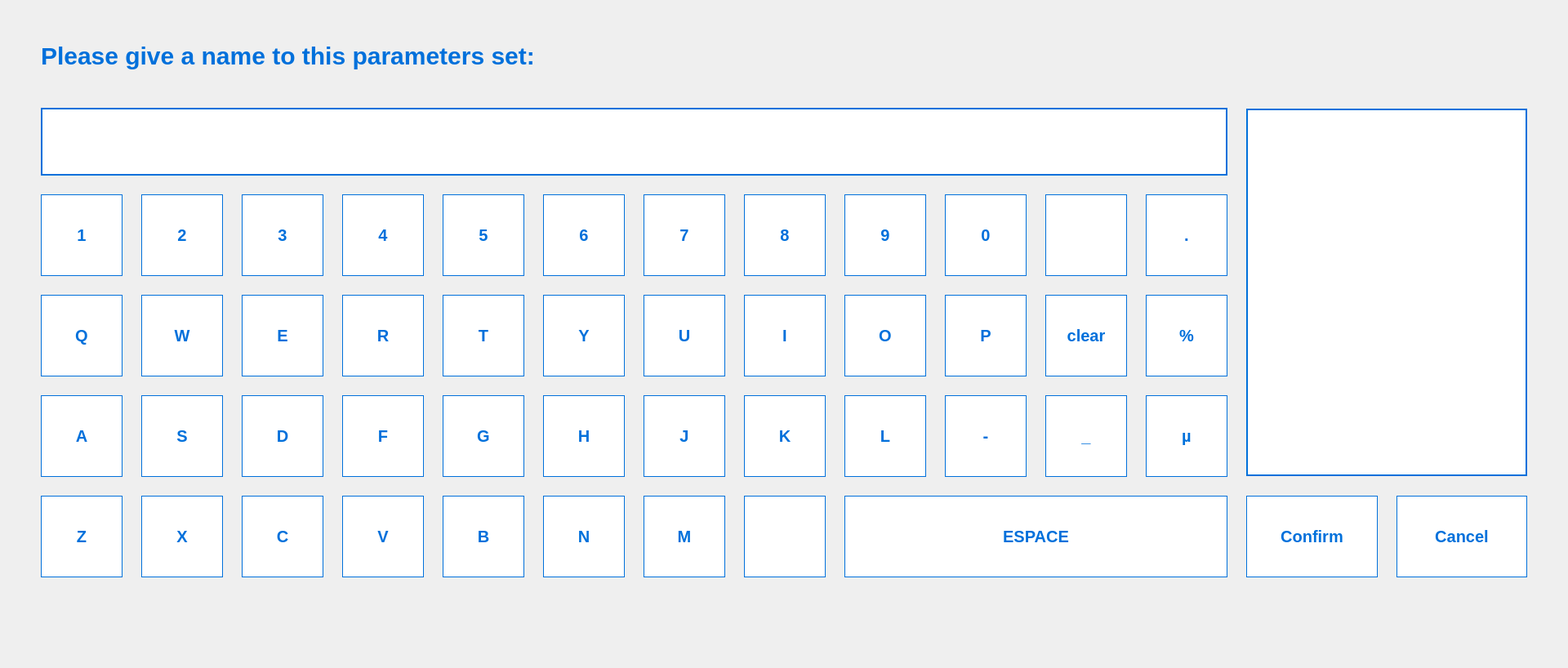
<?xml version="1.0" encoding="UTF-8"?>
<ui version="4.0">
 <class>SaveParametersView</class>
 <widget class="QWidget" name="SaveParametersView">
  <property name="geometry">
   <rect>
    <x>0</x>
    <y>0</y>
    <width>1920</width>
    <height>818</height>
   </rect>
  </property>
  <property name="minimumSize">
   <size>
    <width>1920</width>
    <height>818</height>
   </size>
  </property>
  <property name="maximumSize">
   <size>
    <width>1920</width>
    <height>818</height>
   </size>
  </property>
  <property name="styleSheet">
   <string notr="true">QPushButton {
border: 1px solid #0070DB;
background-color: #ffffff;
color: #0070DB;
font: 20px;
font-weight: 700;
font-family: arial;

}
</string>
  </property>
  <layout class="QVBoxLayout" name="verticalLayout">
   <property name="leftMargin">
    <number>50</number>
   </property>
   <property name="rightMargin">
    <number>50</number>
   </property>
   <item>
    <spacer name="verticalSpacer">
     <property name="orientation">
      <enum>Qt::Orientation::Vertical</enum>
     </property>
     <property name="sizeType">
      <enum>QSizePolicy::Policy::Fixed</enum>
     </property>
     <property name="sizeHint" stdset="0">
      <size>
       <width>20</width>
       <height>40</height>
      </size>
     </property>
    </spacer>
   </item>
   <item>
    <widget class="QLabel" name="label">
     <property name="maximumSize">
      <size>
       <width>16777215</width>
       <height>35</height>
      </size>
     </property>
     <property name="styleSheet">
      <string notr="true">color: #0070DB;
font-weight: 700;
font-family: arial;
border: 0px solid;
font-size: 30px;</string>
     </property>
     <property name="text">
      <string>Please give a name to this parameters set:</string>
     </property>
     <property name="alignment">
      <set>Qt::AlignmentFlag::AlignLeading|Qt::AlignmentFlag::AlignLeft|Qt::AlignmentFlag::AlignVCenter</set>
     </property>
    </widget>
   </item>
   <item>
    <spacer name="verticalSpacer_2">
     <property name="orientation">
      <enum>Qt::Orientation::Vertical</enum>
     </property>
     <property name="sizeType">
      <enum>QSizePolicy::Policy::Maximum</enum>
     </property>
     <property name="sizeHint" stdset="0">
      <size>
       <width>20</width>
       <height>40</height>
      </size>
     </property>
    </spacer>
   </item>
   <item>
    <layout class="QGridLayout" name="gridLayout">
     <property name="sizeConstraint">
      <enum>QLayout::SizeConstraint::SetDefaultConstraint</enum>
     </property>
     <property name="spacing">
      <number>23</number>
     </property>
     <item row="5" column="6">
      <widget class="QPushButton" name="btnM">
       <property name="sizePolicy">
        <sizepolicy hsizetype="Fixed" vsizetype="Fixed">
         <horstretch>0</horstretch>
         <verstretch>0</verstretch>
        </sizepolicy>
       </property>
       <property name="minimumSize">
        <size>
         <width>100</width>
         <height>100</height>
        </size>
       </property>
       <property name="focusPolicy">
        <enum>Qt::FocusPolicy::NoFocus</enum>
       </property>
       <property name="text">
        <string>M</string>
       </property>
      </widget>
     </item>
     <item row="2" column="4">
      <widget class="QPushButton" name="btnT">
       <property name="sizePolicy">
        <sizepolicy hsizetype="Fixed" vsizetype="Fixed">
         <horstretch>0</horstretch>
         <verstretch>0</verstretch>
        </sizepolicy>
       </property>
       <property name="minimumSize">
        <size>
         <width>100</width>
         <height>100</height>
        </size>
       </property>
       <property name="focusPolicy">
        <enum>Qt::FocusPolicy::NoFocus</enum>
       </property>
       <property name="text">
        <string>T</string>
       </property>
      </widget>
     </item>
     <item row="3" column="4">
      <widget class="QPushButton" name="btnG">
       <property name="sizePolicy">
        <sizepolicy hsizetype="Fixed" vsizetype="Fixed">
         <horstretch>0</horstretch>
         <verstretch>0</verstretch>
        </sizepolicy>
       </property>
       <property name="minimumSize">
        <size>
         <width>100</width>
         <height>100</height>
        </size>
       </property>
       <property name="focusPolicy">
        <enum>Qt::FocusPolicy::NoFocus</enum>
       </property>
       <property name="text">
        <string>G</string>
       </property>
      </widget>
     </item>
     <item row="1" column="0">
      <widget class="QPushButton" name="btn1">
       <property name="sizePolicy">
        <sizepolicy hsizetype="Fixed" vsizetype="Fixed">
         <horstretch>0</horstretch>
         <verstretch>0</verstretch>
        </sizepolicy>
       </property>
       <property name="minimumSize">
        <size>
         <width>100</width>
         <height>100</height>
        </size>
       </property>
       <property name="focusPolicy">
        <enum>Qt::FocusPolicy::NoFocus</enum>
       </property>
       <property name="text">
        <string>1</string>
       </property>
      </widget>
     </item>
     <item row="1" column="6">
      <widget class="QPushButton" name="btn7">
       <property name="sizePolicy">
        <sizepolicy hsizetype="Fixed" vsizetype="Fixed">
         <horstretch>0</horstretch>
         <verstretch>0</verstretch>
        </sizepolicy>
       </property>
       <property name="minimumSize">
        <size>
         <width>100</width>
         <height>100</height>
        </size>
       </property>
       <property name="focusPolicy">
        <enum>Qt::FocusPolicy::NoFocus</enum>
       </property>
       <property name="text">
        <string>7</string>
       </property>
      </widget>
     </item>
     <item row="3" column="6">
      <widget class="QPushButton" name="btnJ">
       <property name="sizePolicy">
        <sizepolicy hsizetype="Fixed" vsizetype="Fixed">
         <horstretch>0</horstretch>
         <verstretch>0</verstretch>
        </sizepolicy>
       </property>
       <property name="minimumSize">
        <size>
         <width>100</width>
         <height>100</height>
        </size>
       </property>
       <property name="focusPolicy">
        <enum>Qt::FocusPolicy::NoFocus</enum>
       </property>
       <property name="text">
        <string>J</string>
       </property>
      </widget>
     </item>
     <item row="1" column="11">
      <widget class="QPushButton" name="btnPoint">
       <property name="sizePolicy">
        <sizepolicy hsizetype="Fixed" vsizetype="Fixed">
         <horstretch>0</horstretch>
         <verstretch>0</verstretch>
        </sizepolicy>
       </property>
       <property name="minimumSize">
        <size>
         <width>100</width>
         <height>100</height>
        </size>
       </property>
       <property name="text">
        <string>.</string>
       </property>
      </widget>
     </item>
     <item row="5" column="2">
      <widget class="QPushButton" name="btnC">
       <property name="sizePolicy">
        <sizepolicy hsizetype="Fixed" vsizetype="Fixed">
         <horstretch>0</horstretch>
         <verstretch>0</verstretch>
        </sizepolicy>
       </property>
       <property name="minimumSize">
        <size>
         <width>100</width>
         <height>100</height>
        </size>
       </property>
       <property name="focusPolicy">
        <enum>Qt::FocusPolicy::NoFocus</enum>
       </property>
       <property name="text">
        <string>C</string>
       </property>
      </widget>
     </item>
     <item row="1" column="4">
      <widget class="QPushButton" name="btn5">
       <property name="sizePolicy">
        <sizepolicy hsizetype="Fixed" vsizetype="Fixed">
         <horstretch>0</horstretch>
         <verstretch>0</verstretch>
        </sizepolicy>
       </property>
       <property name="minimumSize">
        <size>
         <width>100</width>
         <height>100</height>
        </size>
       </property>
       <property name="focusPolicy">
        <enum>Qt::FocusPolicy::NoFocus</enum>
       </property>
       <property name="text">
        <string>5</string>
       </property>
      </widget>
     </item>
     <item row="3" column="7">
      <widget class="QPushButton" name="btnK">
       <property name="sizePolicy">
        <sizepolicy hsizetype="Fixed" vsizetype="Fixed">
         <horstretch>0</horstretch>
         <verstretch>0</verstretch>
        </sizepolicy>
       </property>
       <property name="minimumSize">
        <size>
         <width>100</width>
         <height>100</height>
        </size>
       </property>
       <property name="focusPolicy">
        <enum>Qt::FocusPolicy::NoFocus</enum>
       </property>
       <property name="text">
        <string>K</string>
       </property>
      </widget>
     </item>
     <item row="1" column="3">
      <widget class="QPushButton" name="btn4">
       <property name="sizePolicy">
        <sizepolicy hsizetype="Fixed" vsizetype="Fixed">
         <horstretch>0</horstretch>
         <verstretch>0</verstretch>
        </sizepolicy>
       </property>
       <property name="minimumSize">
        <size>
         <width>100</width>
         <height>100</height>
        </size>
       </property>
       <property name="focusPolicy">
        <enum>Qt::FocusPolicy::NoFocus</enum>
       </property>
       <property name="text">
        <string>4</string>
       </property>
      </widget>
     </item>
     <item row="1" column="2">
      <widget class="QPushButton" name="btn3">
       <property name="sizePolicy">
        <sizepolicy hsizetype="Fixed" vsizetype="Fixed">
         <horstretch>0</horstretch>
         <verstretch>0</verstretch>
        </sizepolicy>
       </property>
       <property name="minimumSize">
        <size>
         <width>100</width>
         <height>100</height>
        </size>
       </property>
       <property name="focusPolicy">
        <enum>Qt::FocusPolicy::NoFocus</enum>
       </property>
       <property name="text">
        <string>3</string>
       </property>
      </widget>
     </item>
     <item row="1" column="8">
      <widget class="QPushButton" name="btn9">
       <property name="sizePolicy">
        <sizepolicy hsizetype="Fixed" vsizetype="Fixed">
         <horstretch>0</horstretch>
         <verstretch>0</verstretch>
        </sizepolicy>
       </property>
       <property name="minimumSize">
        <size>
         <width>100</width>
         <height>100</height>
        </size>
       </property>
       <property name="focusPolicy">
        <enum>Qt::FocusPolicy::NoFocus</enum>
       </property>
       <property name="text">
        <string>9</string>
       </property>
      </widget>
     </item>
     <item row="2" column="2">
      <widget class="QPushButton" name="btnE">
       <property name="sizePolicy">
        <sizepolicy hsizetype="Fixed" vsizetype="Fixed">
         <horstretch>0</horstretch>
         <verstretch>0</verstretch>
        </sizepolicy>
       </property>
       <property name="minimumSize">
        <size>
         <width>100</width>
         <height>100</height>
        </size>
       </property>
       <property name="focusPolicy">
        <enum>Qt::FocusPolicy::NoFocus</enum>
       </property>
       <property name="text">
        <string>E</string>
       </property>
      </widget>
     </item>
     <item row="3" column="1">
      <widget class="QPushButton" name="btnS">
       <property name="sizePolicy">
        <sizepolicy hsizetype="Fixed" vsizetype="Fixed">
         <horstretch>0</horstretch>
         <verstretch>0</verstretch>
        </sizepolicy>
       </property>
       <property name="minimumSize">
        <size>
         <width>100</width>
         <height>100</height>
        </size>
       </property>
       <property name="focusPolicy">
        <enum>Qt::FocusPolicy::NoFocus</enum>
       </property>
       <property name="text">
        <string>S</string>
       </property>
      </widget>
     </item>
     <item row="5" column="4">
      <widget class="QPushButton" name="btnB">
       <property name="sizePolicy">
        <sizepolicy hsizetype="Fixed" vsizetype="Fixed">
         <horstretch>0</horstretch>
         <verstretch>0</verstretch>
        </sizepolicy>
       </property>
       <property name="minimumSize">
        <size>
         <width>100</width>
         <height>100</height>
        </size>
       </property>
       <property name="focusPolicy">
        <enum>Qt::FocusPolicy::NoFocus</enum>
       </property>
       <property name="text">
        <string>B</string>
       </property>
      </widget>
     </item>
     <item row="2" column="1">
      <widget class="QPushButton" name="btnW">
       <property name="sizePolicy">
        <sizepolicy hsizetype="Fixed" vsizetype="Fixed">
         <horstretch>0</horstretch>
         <verstretch>0</verstretch>
        </sizepolicy>
       </property>
       <property name="minimumSize">
        <size>
         <width>100</width>
         <height>100</height>
        </size>
       </property>
       <property name="focusPolicy">
        <enum>Qt::FocusPolicy::NoFocus</enum>
       </property>
       <property name="text">
        <string>W</string>
       </property>
      </widget>
     </item>
     <item row="5" column="8" colspan="4">
      <widget class="QPushButton" name="btnEspace">
       <property name="minimumSize">
        <size>
         <width>100</width>
         <height>100</height>
        </size>
       </property>
       <property name="focusPolicy">
        <enum>Qt::FocusPolicy::NoFocus</enum>
       </property>
       <property name="text">
        <string>ESPACE</string>
       </property>
      </widget>
     </item>
     <item row="2" column="8">
      <widget class="QPushButton" name="btnO">
       <property name="sizePolicy">
        <sizepolicy hsizetype="Fixed" vsizetype="Fixed">
         <horstretch>0</horstretch>
         <verstretch>0</verstretch>
        </sizepolicy>
       </property>
       <property name="minimumSize">
        <size>
         <width>100</width>
         <height>100</height>
        </size>
       </property>
       <property name="focusPolicy">
        <enum>Qt::FocusPolicy::NoFocus</enum>
       </property>
       <property name="text">
        <string>O</string>
       </property>
      </widget>
     </item>
     <item row="2" column="10">
      <widget class="QPushButton" name="btnClear">
       <property name="sizePolicy">
        <sizepolicy hsizetype="Fixed" vsizetype="Fixed">
         <horstretch>0</horstretch>
         <verstretch>0</verstretch>
        </sizepolicy>
       </property>
       <property name="minimumSize">
        <size>
         <width>100</width>
         <height>100</height>
        </size>
       </property>
       <property name="focusPolicy">
        <enum>Qt::FocusPolicy::NoFocus</enum>
       </property>
       <property name="text">
        <string>clear</string>
       </property>
      </widget>
     </item>
     <item row="2" column="6">
      <widget class="QPushButton" name="btnU">
       <property name="sizePolicy">
        <sizepolicy hsizetype="Fixed" vsizetype="Fixed">
         <horstretch>0</horstretch>
         <verstretch>0</verstretch>
        </sizepolicy>
       </property>
       <property name="minimumSize">
        <size>
         <width>100</width>
         <height>100</height>
        </size>
       </property>
       <property name="focusPolicy">
        <enum>Qt::FocusPolicy::NoFocus</enum>
       </property>
       <property name="text">
        <string>U</string>
       </property>
      </widget>
     </item>
     <item row="1" column="1">
      <widget class="QPushButton" name="btn2">
       <property name="sizePolicy">
        <sizepolicy hsizetype="Fixed" vsizetype="Fixed">
         <horstretch>0</horstretch>
         <verstretch>0</verstretch>
        </sizepolicy>
       </property>
       <property name="minimumSize">
        <size>
         <width>100</width>
         <height>100</height>
        </size>
       </property>
       <property name="focusPolicy">
        <enum>Qt::FocusPolicy::NoFocus</enum>
       </property>
       <property name="text">
        <string>2</string>
       </property>
      </widget>
     </item>
     <item row="2" column="0">
      <widget class="QPushButton" name="btnQ">
       <property name="sizePolicy">
        <sizepolicy hsizetype="Fixed" vsizetype="Fixed">
         <horstretch>0</horstretch>
         <verstretch>0</verstretch>
        </sizepolicy>
       </property>
       <property name="minimumSize">
        <size>
         <width>100</width>
         <height>100</height>
        </size>
       </property>
       <property name="focusPolicy">
        <enum>Qt::FocusPolicy::NoFocus</enum>
       </property>
       <property name="text">
        <string>Q</string>
       </property>
      </widget>
     </item>
     <item row="3" column="11">
      <widget class="QPushButton" name="pushButton_3">
       <property name="sizePolicy">
        <sizepolicy hsizetype="Fixed" vsizetype="Fixed">
         <horstretch>0</horstretch>
         <verstretch>0</verstretch>
        </sizepolicy>
       </property>
       <property name="minimumSize">
        <size>
         <width>100</width>
         <height>100</height>
        </size>
       </property>
       <property name="text">
        <string>µ</string>
       </property>
      </widget>
     </item>
     <item row="2" column="3">
      <widget class="QPushButton" name="btnR">
       <property name="sizePolicy">
        <sizepolicy hsizetype="Fixed" vsizetype="Fixed">
         <horstretch>0</horstretch>
         <verstretch>0</verstretch>
        </sizepolicy>
       </property>
       <property name="minimumSize">
        <size>
         <width>100</width>
         <height>100</height>
        </size>
       </property>
       <property name="focusPolicy">
        <enum>Qt::FocusPolicy::NoFocus</enum>
       </property>
       <property name="text">
        <string>R</string>
       </property>
      </widget>
     </item>
     <item row="3" column="3">
      <widget class="QPushButton" name="btnF">
       <property name="sizePolicy">
        <sizepolicy hsizetype="Fixed" vsizetype="Fixed">
         <horstretch>0</horstretch>
         <verstretch>0</verstretch>
        </sizepolicy>
       </property>
       <property name="minimumSize">
        <size>
         <width>100</width>
         <height>100</height>
        </size>
       </property>
       <property name="focusPolicy">
        <enum>Qt::FocusPolicy::NoFocus</enum>
       </property>
       <property name="text">
        <string>F</string>
       </property>
      </widget>
     </item>
     <item row="3" column="10">
      <widget class="QPushButton" name="btnUnderscore">
       <property name="sizePolicy">
        <sizepolicy hsizetype="Fixed" vsizetype="Fixed">
         <horstretch>0</horstretch>
         <verstretch>0</verstretch>
        </sizepolicy>
       </property>
       <property name="minimumSize">
        <size>
         <width>100</width>
         <height>100</height>
        </size>
       </property>
       <property name="focusPolicy">
        <enum>Qt::FocusPolicy::NoFocus</enum>
       </property>
       <property name="text">
        <string>_</string>
       </property>
      </widget>
     </item>
     <item row="1" column="7">
      <widget class="QPushButton" name="btn8">
       <property name="sizePolicy">
        <sizepolicy hsizetype="Fixed" vsizetype="Fixed">
         <horstretch>0</horstretch>
         <verstretch>0</verstretch>
        </sizepolicy>
       </property>
       <property name="minimumSize">
        <size>
         <width>100</width>
         <height>100</height>
        </size>
       </property>
       <property name="focusPolicy">
        <enum>Qt::FocusPolicy::NoFocus</enum>
       </property>
       <property name="text">
        <string>8</string>
       </property>
      </widget>
     </item>
     <item row="5" column="5">
      <widget class="QPushButton" name="btnN">
       <property name="sizePolicy">
        <sizepolicy hsizetype="Fixed" vsizetype="Fixed">
         <horstretch>0</horstretch>
         <verstretch>0</verstretch>
        </sizepolicy>
       </property>
       <property name="minimumSize">
        <size>
         <width>100</width>
         <height>100</height>
        </size>
       </property>
       <property name="focusPolicy">
        <enum>Qt::FocusPolicy::NoFocus</enum>
       </property>
       <property name="text">
        <string>N</string>
       </property>
      </widget>
     </item>
     <item row="2" column="11">
      <widget class="QPushButton" name="pushButton_2">
       <property name="sizePolicy">
        <sizepolicy hsizetype="Fixed" vsizetype="Fixed">
         <horstretch>0</horstretch>
         <verstretch>0</verstretch>
        </sizepolicy>
       </property>
       <property name="minimumSize">
        <size>
         <width>100</width>
         <height>100</height>
        </size>
       </property>
       <property name="text">
        <string>%</string>
       </property>
      </widget>
     </item>
     <item row="2" column="7">
      <widget class="QPushButton" name="btnI">
       <property name="sizePolicy">
        <sizepolicy hsizetype="Fixed" vsizetype="Fixed">
         <horstretch>0</horstretch>
         <verstretch>0</verstretch>
        </sizepolicy>
       </property>
       <property name="minimumSize">
        <size>
         <width>100</width>
         <height>100</height>
        </size>
       </property>
       <property name="focusPolicy">
        <enum>Qt::FocusPolicy::NoFocus</enum>
       </property>
       <property name="text">
        <string>I</string>
       </property>
      </widget>
     </item>
     <item row="3" column="2">
      <widget class="QPushButton" name="btnD">
       <property name="sizePolicy">
        <sizepolicy hsizetype="Fixed" vsizetype="Fixed">
         <horstretch>0</horstretch>
         <verstretch>0</verstretch>
        </sizepolicy>
       </property>
       <property name="minimumSize">
        <size>
         <width>100</width>
         <height>100</height>
        </size>
       </property>
       <property name="focusPolicy">
        <enum>Qt::FocusPolicy::NoFocus</enum>
       </property>
       <property name="text">
        <string>D</string>
       </property>
      </widget>
     </item>
     <item row="3" column="9">
      <widget class="QPushButton" name="btnMinus">
       <property name="sizePolicy">
        <sizepolicy hsizetype="Fixed" vsizetype="Fixed">
         <horstretch>0</horstretch>
         <verstretch>0</verstretch>
        </sizepolicy>
       </property>
       <property name="minimumSize">
        <size>
         <width>100</width>
         <height>100</height>
        </size>
       </property>
       <property name="focusPolicy">
        <enum>Qt::FocusPolicy::NoFocus</enum>
       </property>
       <property name="text">
        <string>-</string>
       </property>
      </widget>
     </item>
     <item row="3" column="5">
      <widget class="QPushButton" name="btnH">
       <property name="sizePolicy">
        <sizepolicy hsizetype="Fixed" vsizetype="Fixed">
         <horstretch>0</horstretch>
         <verstretch>0</verstretch>
        </sizepolicy>
       </property>
       <property name="minimumSize">
        <size>
         <width>100</width>
         <height>100</height>
        </size>
       </property>
       <property name="focusPolicy">
        <enum>Qt::FocusPolicy::NoFocus</enum>
       </property>
       <property name="text">
        <string>H</string>
       </property>
      </widget>
     </item>
     <item row="5" column="7">
      <widget class="QPushButton" name="btnShift">
       <property name="sizePolicy">
        <sizepolicy hsizetype="Fixed" vsizetype="Fixed">
         <horstretch>0</horstretch>
         <verstretch>0</verstretch>
        </sizepolicy>
       </property>
       <property name="minimumSize">
        <size>
         <width>100</width>
         <height>100</height>
        </size>
       </property>
       <property name="focusPolicy">
        <enum>Qt::FocusPolicy::NoFocus</enum>
       </property>
       <property name="text">
        <string/>
       </property>
       <property name="icon">
        <iconset resource="../../resources.qrc">
         <normaloff>:/icons/btnShift.svg</normaloff>:/icons/btnShift.svg</iconset>
       </property>
       <property name="iconSize">
        <size>
         <width>50</width>
         <height>50</height>
        </size>
       </property>
      </widget>
     </item>
     <item row="3" column="8">
      <widget class="QPushButton" name="btnL">
       <property name="sizePolicy">
        <sizepolicy hsizetype="Fixed" vsizetype="Fixed">
         <horstretch>0</horstretch>
         <verstretch>0</verstretch>
        </sizepolicy>
       </property>
       <property name="minimumSize">
        <size>
         <width>100</width>
         <height>100</height>
        </size>
       </property>
       <property name="focusPolicy">
        <enum>Qt::FocusPolicy::NoFocus</enum>
       </property>
       <property name="text">
        <string>L</string>
       </property>
      </widget>
     </item>
     <item row="1" column="10">
      <widget class="QPushButton" name="btnBackspace">
       <property name="sizePolicy">
        <sizepolicy hsizetype="Fixed" vsizetype="Fixed">
         <horstretch>0</horstretch>
         <verstretch>0</verstretch>
        </sizepolicy>
       </property>
       <property name="minimumSize">
        <size>
         <width>100</width>
         <height>100</height>
        </size>
       </property>
       <property name="focusPolicy">
        <enum>Qt::FocusPolicy::NoFocus</enum>
       </property>
       <property name="text">
        <string/>
       </property>
       <property name="icon">
        <iconset resource="../../resources.qrc">
         <normaloff>:/icons/btnBackspace.svg</normaloff>:/icons/btnBackspace.svg</iconset>
       </property>
       <property name="iconSize">
        <size>
         <width>50</width>
         <height>50</height>
        </size>
       </property>
      </widget>
     </item>
     <item row="5" column="1">
      <widget class="QPushButton" name="btnX">
       <property name="sizePolicy">
        <sizepolicy hsizetype="Fixed" vsizetype="Fixed">
         <horstretch>0</horstretch>
         <verstretch>0</verstretch>
        </sizepolicy>
       </property>
       <property name="minimumSize">
        <size>
         <width>100</width>
         <height>100</height>
        </size>
       </property>
       <property name="focusPolicy">
        <enum>Qt::FocusPolicy::NoFocus</enum>
       </property>
       <property name="text">
        <string>X</string>
       </property>
      </widget>
     </item>
     <item row="2" column="9">
      <widget class="QPushButton" name="btnP">
       <property name="sizePolicy">
        <sizepolicy hsizetype="Fixed" vsizetype="Fixed">
         <horstretch>0</horstretch>
         <verstretch>0</verstretch>
        </sizepolicy>
       </property>
       <property name="minimumSize">
        <size>
         <width>100</width>
         <height>100</height>
        </size>
       </property>
       <property name="focusPolicy">
        <enum>Qt::FocusPolicy::NoFocus</enum>
       </property>
       <property name="text">
        <string>P</string>
       </property>
      </widget>
     </item>
     <item row="5" column="0">
      <widget class="QPushButton" name="btnZ">
       <property name="sizePolicy">
        <sizepolicy hsizetype="Fixed" vsizetype="Fixed">
         <horstretch>0</horstretch>
         <verstretch>0</verstretch>
        </sizepolicy>
       </property>
       <property name="minimumSize">
        <size>
         <width>100</width>
         <height>100</height>
        </size>
       </property>
       <property name="focusPolicy">
        <enum>Qt::FocusPolicy::NoFocus</enum>
       </property>
       <property name="text">
        <string>Z</string>
       </property>
      </widget>
     </item>
     <item row="1" column="5">
      <widget class="QPushButton" name="btn6">
       <property name="sizePolicy">
        <sizepolicy hsizetype="Fixed" vsizetype="Fixed">
         <horstretch>0</horstretch>
         <verstretch>0</verstretch>
        </sizepolicy>
       </property>
       <property name="minimumSize">
        <size>
         <width>100</width>
         <height>100</height>
        </size>
       </property>
       <property name="focusPolicy">
        <enum>Qt::FocusPolicy::NoFocus</enum>
       </property>
       <property name="text">
        <string>6</string>
       </property>
      </widget>
     </item>
     <item row="5" column="13">
      <widget class="QPushButton" name="btnCancel">
       <property name="minimumSize">
        <size>
         <width>0</width>
         <height>100</height>
        </size>
       </property>
       <property name="text">
        <string>Cancel</string>
       </property>
      </widget>
     </item>
     <item row="0" column="0" colspan="12">
      <widget class="QLineEdit" name="lineEdit">
       <property name="sizePolicy">
        <sizepolicy hsizetype="Expanding" vsizetype="Expanding">
         <horstretch>0</horstretch>
         <verstretch>0</verstretch>
        </sizepolicy>
       </property>
       <property name="minimumSize">
        <size>
         <width>0</width>
         <height>0</height>
        </size>
       </property>
       <property name="maximumSize">
        <size>
         <width>16777215</width>
         <height>100</height>
        </size>
       </property>
       <property name="styleSheet">
        <string notr="true">border: 2px solid #0070DB;
text-align: left;
font: normal normal bold 25px/29px Arial;
letter-spacing: 0px;
color: #E85420;</string>
       </property>
      </widget>
     </item>
     <item row="3" column="0">
      <widget class="QPushButton" name="btnA">
       <property name="sizePolicy">
        <sizepolicy hsizetype="Fixed" vsizetype="Fixed">
         <horstretch>0</horstretch>
         <verstretch>0</verstretch>
        </sizepolicy>
       </property>
       <property name="minimumSize">
        <size>
         <width>100</width>
         <height>100</height>
        </size>
       </property>
       <property name="focusPolicy">
        <enum>Qt::FocusPolicy::NoFocus</enum>
       </property>
       <property name="text">
        <string>A</string>
       </property>
      </widget>
     </item>
     <item row="5" column="12">
      <widget class="QPushButton" name="btnConfirm">
       <property name="minimumSize">
        <size>
         <width>0</width>
         <height>100</height>
        </size>
       </property>
       <property name="text">
        <string>Confirm</string>
       </property>
      </widget>
     </item>
     <item row="2" column="5">
      <widget class="QPushButton" name="btnY">
       <property name="sizePolicy">
        <sizepolicy hsizetype="Fixed" vsizetype="Fixed">
         <horstretch>0</horstretch>
         <verstretch>0</verstretch>
        </sizepolicy>
       </property>
       <property name="minimumSize">
        <size>
         <width>100</width>
         <height>100</height>
        </size>
       </property>
       <property name="focusPolicy">
        <enum>Qt::FocusPolicy::NoFocus</enum>
       </property>
       <property name="text">
        <string>Y</string>
       </property>
      </widget>
     </item>
     <item row="1" column="9">
      <widget class="QPushButton" name="btn0">
       <property name="sizePolicy">
        <sizepolicy hsizetype="Fixed" vsizetype="Fixed">
         <horstretch>0</horstretch>
         <verstretch>0</verstretch>
        </sizepolicy>
       </property>
       <property name="minimumSize">
        <size>
         <width>100</width>
         <height>100</height>
        </size>
       </property>
       <property name="focusPolicy">
        <enum>Qt::FocusPolicy::NoFocus</enum>
       </property>
       <property name="text">
        <string>0</string>
       </property>
      </widget>
     </item>
     <item row="5" column="3">
      <widget class="QPushButton" name="btnV">
       <property name="sizePolicy">
        <sizepolicy hsizetype="Fixed" vsizetype="Fixed">
         <horstretch>0</horstretch>
         <verstretch>0</verstretch>
        </sizepolicy>
       </property>
       <property name="minimumSize">
        <size>
         <width>100</width>
         <height>100</height>
        </size>
       </property>
       <property name="focusPolicy">
        <enum>Qt::FocusPolicy::NoFocus</enum>
       </property>
       <property name="text">
        <string>V</string>
       </property>
      </widget>
     </item>
     <item row="0" column="12" rowspan="4" colspan="2">
      <widget class="QScrollArea" name="scrollArea">
       <property name="sizePolicy">
        <sizepolicy hsizetype="Expanding" vsizetype="Preferred">
         <horstretch>0</horstretch>
         <verstretch>0</verstretch>
        </sizepolicy>
       </property>
       <property name="minimumSize">
        <size>
         <width>0</width>
         <height>0</height>
        </size>
       </property>
       <property name="maximumSize">
        <size>
         <width>16777215</width>
         <height>450</height>
        </size>
       </property>
       <property name="styleSheet">
        <string notr="true">background-color: #fff;
border: 1px solid #0070DB;</string>
       </property>
       <property name="widgetResizable">
        <bool>true</bool>
       </property>
       <widget class="QWidget" name="scrollAreaWidgetContents_2">
        <property name="geometry">
         <rect>
          <x>0</x>
          <y>0</y>
          <width>340</width>
          <height>434</height>
         </rect>
        </property>
       </widget>
      </widget>
     </item>
    </layout>
   </item>
   <item>
    <spacer name="verticalSpacer_3">
     <property name="orientation">
      <enum>Qt::Orientation::Vertical</enum>
     </property>
     <property name="sizeType">
      <enum>QSizePolicy::Policy::Fixed</enum>
     </property>
     <property name="sizeHint" stdset="0">
      <size>
       <width>20</width>
       <height>100</height>
      </size>
     </property>
    </spacer>
   </item>
  </layout>
 </widget>
 <resources>
  <include location="../../resources.qrc"/>
 </resources>
 <connections/>
</ui>
